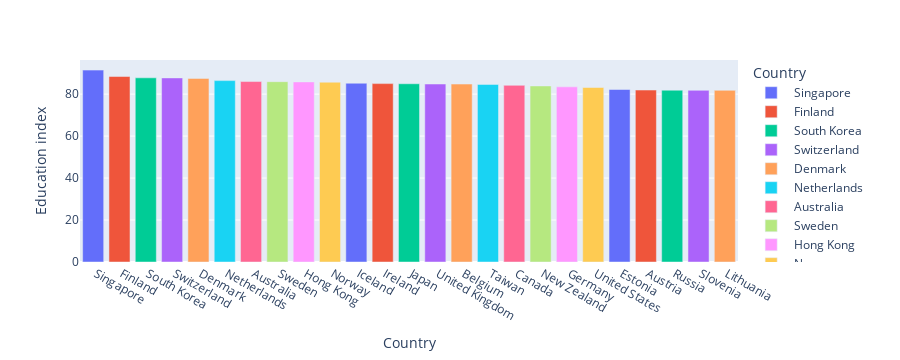

Write notebook code for a chart like this one.
### Code cell
# Top 25 countries with the best education index. 
df_top_5_best_education = df[['Country', 'Education']].sort_values('Education', ascending=False).head(25)
top_5_best_education_graph = px.bar(df_top_5_best_education, x='Country', y='Education', color='Country', labels={'Education': 'Education index'})
top_5_best_education_graph.show()

### Figure 1 — Plotly figure (JSON) as saved in the notebook; plotly's stock layout.template omitted (floating-point values rounded to 4 significant figures)
{"data": [{"alignmentgroup": "True", "hovertemplate": "Country=%{x}<br>Education index=%{y}<extra></extra>", "legendgroup": " Singapore", "marker": {"color": "#636efa", "pattern": {"shape": ""}}, "name": " Singapore", "offsetgroup": " Singapore", "orientation": "v", "showlegend": true, "textposition": "auto", "type": "bar", "x": [" Singapore"], "xaxis": "x", "y": [91.44], "yaxis": "y"}, {"alignmentgroup": "True", "hovertemplate": "Country=%{x}<br>Education index=%{y}<extra></extra>", "legendgroup": " Finland", "marker": {"color": "#EF553B", "pattern": {"shape": ""}}, "name": " Finland", "offsetgroup": " Finland", "orientation": "v", "showlegend": true, "textposition": "auto", "type": "bar", "x": [" Finland"], "xaxis": "x", "y": [88.38], "yaxis": "y"}, {"alignmentgroup": "True", "hovertemplate": "Country=%{x}<br>Education index=%{y}<extra></extra>", "legendgroup": " South Korea", "marker": {"color": "#00cc96", "pattern": {"shape": ""}}, "name": " South Korea", "offsetgroup": " South Korea", "orientation": "v", "showlegend": true, "textposition": "auto", "type": "bar", "x": [" South Korea"], "xaxis": "x", "y": [87.76], "yaxis": "y"}, {"alignmentgroup": "True", "hovertemplate": "Country=%{x}<br>Education index=%{y}<extra></extra>", "legendgroup": " Switzerland", "marker": {"color": "#ab63fa", "pattern": {"shape": ""}}, "name": " Switzerland", "offsetgroup": " Switzerland", "orientation": "v", "showlegend": true, "textposition": "auto", "type": "bar", "x": [" Switzerland"], "xaxis": "x", "y": [87.72], "yaxis": "y"}, {"alignmentgroup": "True", "hovertemplate": "Country=%{x}<br>Education index=%{y}<extra></extra>", "legendgroup": " Denmark", "marker": {"color": "#FFA15A", "pattern": {"shape": ""}}, "name": " Denmark", "offsetgroup": " Denmark", "orientation": "v", "showlegend": true, "textposition": "auto", "type": "bar", "x": [" Denmark"], "xaxis": "x", "y": [87.48], "yaxis": "y"}, {"alignmentgroup": "True", "hovertemplate": "Country=%{x}<br>Education index=%{y}<extra></extra>", "legendgroup": " Netherlands", "marker": {"color": "#19d3f3", "pattern": {"shape": ""}}, "name": " Netherlands", "offsetgroup": " Netherlands", "orientation": "v", "showlegend": true, "textposition": "auto", "type": "bar", "x": [" Netherlands"], "xaxis": "x", "y": [86.43], "yaxis": "y"}, {"alignmentgroup": "True", "hovertemplate": "Country=%{x}<br>Education index=%{y}<extra></extra>", "legendgroup": " Australia", "marker": {"color": "#FF6692", "pattern": {"shape": ""}}, "name": " Australia", "offsetgroup": " Australia", "orientation": "v", "showlegend": true, "textposition": "auto", "type": "bar", "x": [" Australia"], "xaxis": "x", "y": [85.99], "yaxis": "y"}, {"alignmentgroup": "True", "hovertemplate": "Country=%{x}<br>Education index=%{y}<extra></extra>", "legendgroup": " Sweden", "marker": {"color": "#B6E880", "pattern": {"shape": ""}}, "name": " Sweden", "offsetgroup": " Sweden", "orientation": "v", "showlegend": true, "textposition": "auto", "type": "bar", "x": [" Sweden"], "xaxis": "x", "y": [85.92], "yaxis": "y"}, {"alignmentgroup": "True", "hovertemplate": "Country=%{x}<br>Education index=%{y}<extra></extra>", "legendgroup": " Hong Kong", "marker": {"color": "#FF97FF", "pattern": {"shape": ""}}, "name": " Hong Kong", "offsetgroup": " Hong Kong", "orientation": "v", "showlegend": true, "textposition": "auto", "type": "bar", "x": [" Hong Kong"], "xaxis": "x", "y": [85.81], "yaxis": "y"}, {"alignmentgroup": "True", "hovertemplate": "Country=%{x}<br>Education index=%{y}<extra></extra>", "legendgroup": " Norway", "marker": {"color": "#FECB52", "pattern": {"shape": ""}}, "name": " Norway", "offsetgroup": " Norway", "orientation": "v", "showlegend": true, "textposition": "auto", "type": "bar", "x": [" Norway"], "xaxis": "x", "y": [85.68], "yaxis": "y"}, {"alignmentgroup": "True", "hovertemplate": "Country=%{x}<br>Education index=%{y}<extra></extra>", "legendgroup": " Iceland", "marker": {"color": "#636efa", "pattern": {"shape": ""}}, "name": " Iceland", "offsetgroup": " Iceland", "orientation": "v", "showlegend": true, "textposition": "auto", "type": "bar", "x": [" Iceland"], "xaxis": "x", "y": [85.19], "yaxis": "y"}, {"alignmentgroup": "True", "hovertemplate": "Country=%{x}<br>Education index=%{y}<extra></extra>", "legendgroup": " Ireland", "marker": {"color": "#EF553B", "pattern": {"shape": ""}}, "name": " Ireland", "offsetgroup": " Ireland", "orientation": "v", "showlegend": true, "textposition": "auto", "type": "bar", "x": [" Ireland"], "xaxis": "x", "y": [85], "yaxis": "y"}, {"alignmentgroup": "True", "hovertemplate": "Country=%{x}<br>Education index=%{y}<extra></extra>", "legendgroup": " Japan", "marker": {"color": "#00cc96", "pattern": {"shape": ""}}, "name": " Japan", "offsetgroup": " Japan", "orientation": "v", "showlegend": true, "textposition": "auto", "type": "bar", "x": [" Japan"], "xaxis": "x", "y": [84.93], "yaxis": "y"}, {"alignmentgroup": "True", "hovertemplate": "Country=%{x}<br>Education index=%{y}<extra></extra>", "legendgroup": " United Kingdom", "marker": {"color": "#ab63fa", "pattern": {"shape": ""}}, "name": " United Kingdom", "offsetgroup": " United Kingdom", "orientation": "v", "showlegend": true, "textposition": "auto", "type": "bar", "x": [" United Kingdom"], "xaxis": "x", "y": [84.81], "yaxis": "y"}, {"alignmentgroup": "True", "hovertemplate": "Country=%{x}<br>Education index=%{y}<extra></extra>", "legendgroup": " Belgium", "marker": {"color": "#FFA15A", "pattern": {"shape": ""}}, "name": " Belgium", "offsetgroup": " Belgium", "orientation": "v", "showlegend": true, "textposition": "auto", "type": "bar", "x": [" Belgium"], "xaxis": "x", "y": [84.79], "yaxis": "y"}, {"alignmentgroup": "True", "hovertemplate": "Country=%{x}<br>Education index=%{y}<extra></extra>", "legendgroup": " Taiwan", "marker": {"color": "#19d3f3", "pattern": {"shape": ""}}, "name": " Taiwan", "offsetgroup": " Taiwan", "orientation": "v", "showlegend": true, "textposition": "auto", "type": "bar", "x": [" Taiwan"], "xaxis": "x", "y": [84.61], "yaxis": "y"}, {"alignmentgroup": "True", "hovertemplate": "Country=%{x}<br>Education index=%{y}<extra></extra>", "legendgroup": " Canada", "marker": {"color": "#FF6692", "pattern": {"shape": ""}}, "name": " Canada", "offsetgroup": " Canada", "orientation": "v", "showlegend": true, "textposition": "auto", "type": "bar", "x": [" Canada"], "xaxis": "x", "y": [84.19], "yaxis": "y"}, {"alignmentgroup": "True", "hovertemplate": "Country=%{x}<br>Education index=%{y}<extra></extra>", "legendgroup": " New Zealand", "marker": {"color": "#B6E880", "pattern": {"shape": ""}}, "name": " New Zealand", "offsetgroup": " New Zealand", "orientation": "v", "showlegend": true, "textposition": "auto", "type": "bar", "x": [" New Zealand"], "xaxis": "x", "y": [83.89], "yaxis": "y"}, {"alignmentgroup": "True", "hovertemplate": "Country=%{x}<br>Education index=%{y}<extra></extra>", "legendgroup": " Germany", "marker": {"color": "#FF97FF", "pattern": {"shape": ""}}, "name": " Germany", "offsetgroup": " Germany", "orientation": "v", "showlegend": true, "textposition": "auto", "type": "bar", "x": [" Germany"], "xaxis": "x", "y": [83.45], "yaxis": "y"}, {"alignmentgroup": "True", "hovertemplate": "Country=%{x}<br>Education index=%{y}<extra></extra>", "legendgroup": " United States", "marker": {"color": "#FECB52", "pattern": {"shape": ""}}, "name": " United States", "offsetgroup": " United States", "orientation": "v", "showlegend": true, "textposition": "auto", "type": "bar", "x": [" United States"], "xaxis": "x", "y": [83.15], "yaxis": "y"}, {"alignmentgroup": "True", "hovertemplate": "Country=%{x}<br>Education index=%{y}<extra></extra>", "legendgroup": " Estonia", "marker": {"color": "#636efa", "pattern": {"shape": ""}}, "name": " Estonia", "offsetgroup": " Estonia", "orientation": "v", "showlegend": true, "textposition": "auto", "type": "bar", "x": [" Estonia"], "xaxis": "x", "y": [82.19], "yaxis": "y"}, {"alignmentgroup": "True", "hovertemplate": "Country=%{x}<br>Education index=%{y}<extra></extra>", "legendgroup": " Austria", "marker": {"color": "#EF553B", "pattern": {"shape": ""}}, "name": " Austria", "offsetgroup": " Austria", "orientation": "v", "showlegend": true, "textposition": "auto", "type": "bar", "x": [" Austria"], "xaxis": "x", "y": [81.93], "yaxis": "y"}, {"alignmentgroup": "True", "hovertemplate": "Country=%{x}<br>Education index=%{y}<extra></extra>", "legendgroup": " Russia", "marker": {"color": "#00cc96", "pattern": {"shape": ""}}, "name": " Russia", "offsetgroup": " Russia", "orientation": "v", "showlegend": true, "textposition": "auto", "type": "bar", "x": [" Russia"], "xaxis": "x", "y": [81.87], "yaxis": "y"}, {"alignmentgroup": "True", "hovertemplate": "Country=%{x}<br>Education index=%{y}<extra></extra>", "legendgroup": " Slovenia", "marker": {"color": "#ab63fa", "pattern": {"shape": ""}}, "name": " Slovenia", "offsetgroup": " Slovenia", "orientation": "v", "showlegend": true, "textposition": "auto", "type": "bar", "x": [" Slovenia"], "xaxis": "x", "y": [81.8], "yaxis": "y"}, {"alignmentgroup": "True", "hovertemplate": "Country=%{x}<br>Education index=%{y}<extra></extra>", "legendgroup": " Lithuania", "marker": {"color": "#FFA15A", "pattern": {"shape": ""}}, "name": " Lithuania", "offsetgroup": " Lithuania", "orientation": "v", "showlegend": true, "textposition": "auto", "type": "bar", "x": [" Lithuania"], "xaxis": "x", "y": [81.8], "yaxis": "y"}], "layout": {"barmode": "relative", "height": 360, "legend": {"title": {"text": "Country"}, "tracegroupgap": 0}, "margin": {"t": 60}, "xaxis": {"anchor": "y", "autorange": true, "categoryarray": [" Singapore", " Finland", " South Korea", " Switzerland", " Denmark", " Netherlands", " Australia", " Sweden", " Hong Kong", " Norway", " Iceland", " Ireland", " Japan", " United Kingdom", " Belgium", " Taiwan", " Canada", " New Zealand", " Germany", " United States", " Estonia", " Austria", " Russia", " Slovenia", " Lithuania"], "categoryorder": "array", "domain": [0, 1], "range": [-0.5, 24.5], "title": {"text": "Country"}, "type": "category"}, "yaxis": {"anchor": "x", "autorange": true, "domain": [0, 1], "range": [0, 96.25], "title": {"text": "Education index"}, "type": "linear"}}}
